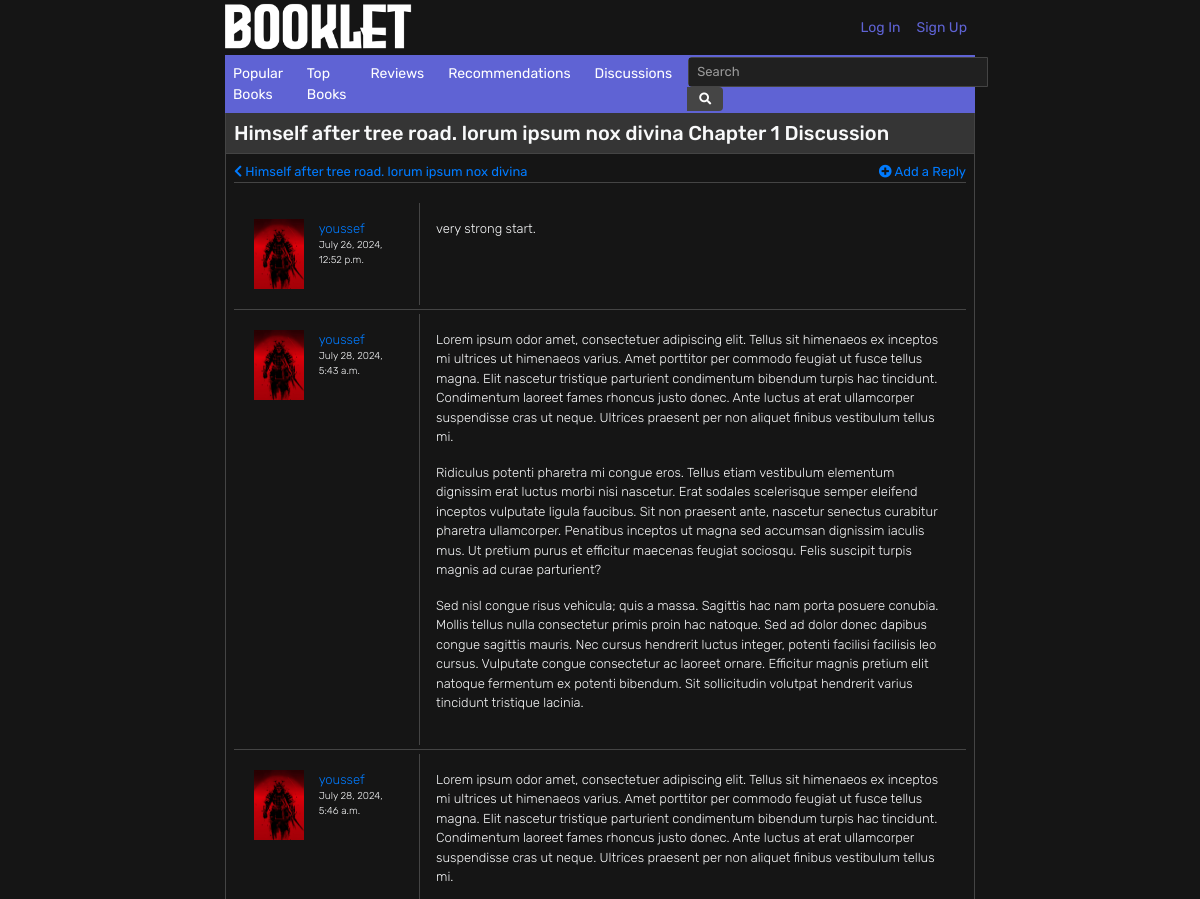
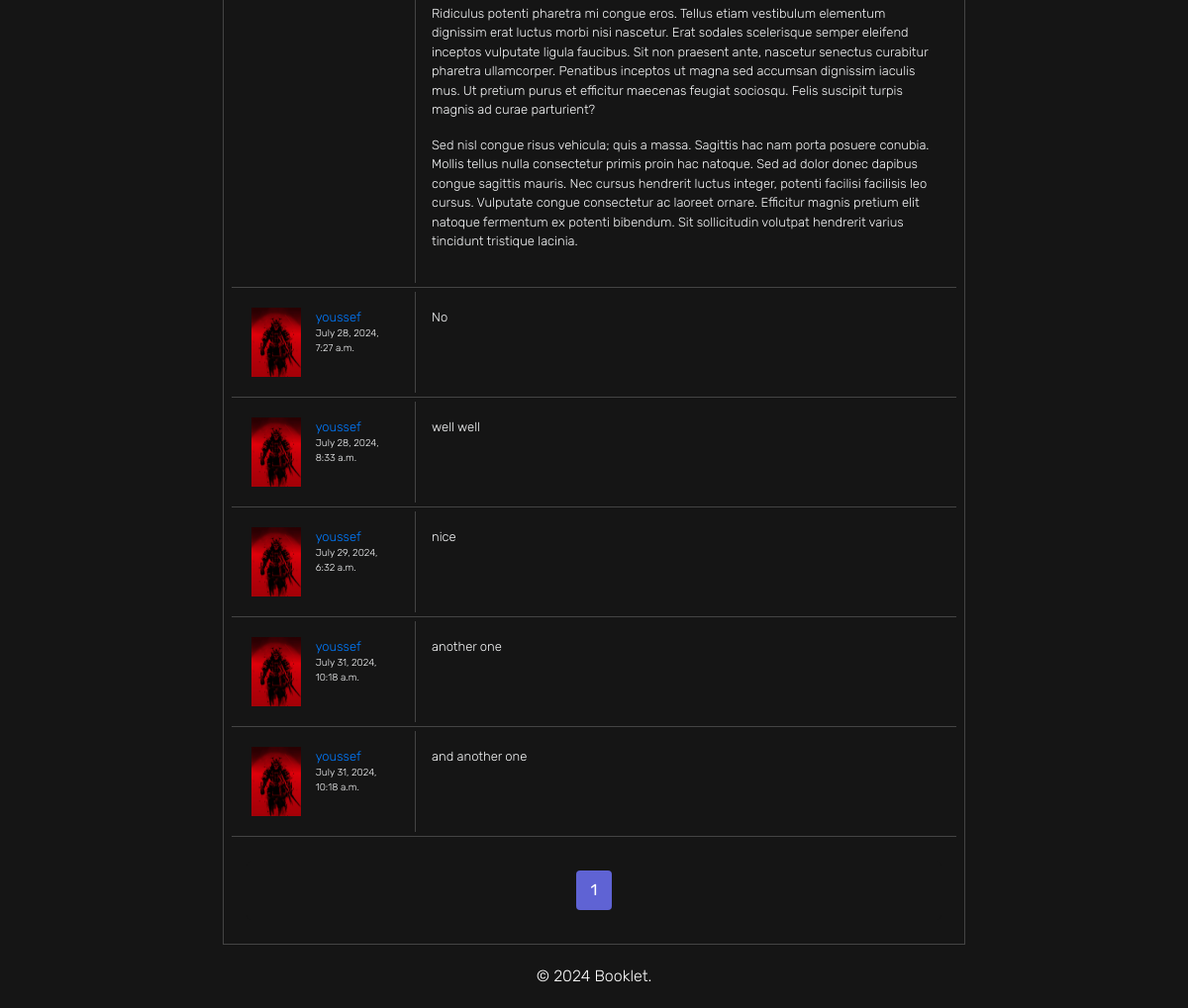
The page /book/23/discussion/2/ on the database its author committed (2 pictures, top to bottom).
### users/models.py (models this page shows, shortened)
class Discussion(models.Model):
    book = models.ForeignKey(Book,on_delete=models.CASCADE,related_name='book_discussion')
    user = models.ForeignKey(User,on_delete=models.CASCADE,related_name='user_discussion')
    title = models.CharField(max_length=300)
    discussion_type = models.IntegerField(choices=DISCUSSION_TYPES)
    created_date = models.DateTimeField(auto_now_add=True)
    modified_date = models.DateTimeField(auto_now=True)
    class Meta:
        verbose_name = "Discussion"
        verbose_name_plural = "Discussions"

class Reply(models.Model):
    discussion = models.ForeignKey(Discussion,on_delete=models.CASCADE,related_name='discussion_reply')
    user = models.ForeignKey(User,on_delete=models.CASCADE,related_name='user_reply')
    reply = models.TextField()
    created_date = models.DateTimeField(auto_now_add=True)
    modified_date = models.DateTimeField(auto_now=True)
    class Meta:
        verbose_name = "Reply"
        verbose_name_plural = "Replies"

class User(AbstractUser):
    pass
    username = models.CharField(max_length=300, unique=True)
    email = models.EmailField(max_length=300, unique=True)
    first_name = models.CharField(max_length=300, blank=True)
    last_name = models.CharField(max_length=300, blank=True)
    birthday = models.DateField(blank=True,null=True)
    image = models.ImageField(upload_to='users/',default='default.jpg')
    about = models.TextField(blank=True)
    created_date = models.DateTimeField(auto_now_add=True)
    modified_date = models.DateTimeField(auto_now=True)
    discussions = models.ManyToManyField(Book, through='Discussion', related_name='discussion')
    replies = models.ManyToManyField('Discussion', through='Reply', related_name='reply')
    reviews = models.ManyToManyField(Book, through='Review', related_name='review')
    recommendations = models.ManyToManyField(Book, through='Recommendation',through_fields=('user', 'book_original'), related_name='recommendation')
    ratings = models.ManyToManyField(Book, through='Rating', related_name='rating')

### books/models.py (models this page shows, shortened)
class Book(models.Model):
    title = models.CharField(max_length=300)
    alternative_titles = models.TextField(blank=True)
    volumes = models.IntegerField(blank=True)
    chapters = models.IntegerField(blank=True)
    status = models.IntegerField(choices=BOOK_STATUS,default=1)
    synopsis = models.TextField(blank=True)
    background = models.TextField(blank=True)
    cover = models.ImageField(upload_to='books/covers/',default='default_book.jpg')
    publishing_start_date = models.DateField(blank=True,null=True)
    publishing_end_date = models.DateField(blank=True,null=True)
    created_date = models.DateTimeField(auto_now_add=True)
    modified_date = models.DateTimeField(auto_now=True)
    relationships = models.ManyToManyField('self', through='Relationship', symmetrical=False)
    genres = models.ManyToManyField('Genre')

### users/views.py (the view, shortened to what this page needs)
# urls.py: path("book/<int:book_id>/discussion/<int:pk>/", BookDiscussionDetail.as_view(template_name='discussion_detail.html'), name="discussion-detail"),
class BookDiscussionDetail(DetailView):
    model = Discussion
    def get_context_data(self, **kwargs):
        context = super().get_context_data(**kwargs)
        discussion = self.get_object()
        replies = Reply.objects.filter(discussion=discussion)
        title = discussion.title
        if self.request.user.is_authenticated:
            form = ReplyForm()
        else:
            form = None
        paginator = Paginator(replies, 10)  # Show 10 replies per page
        page_number = self.request.GET.get('page')
        page_obj = paginator.get_page(page_number)
        context = {
            'discussion': discussion,
            'replies': page_obj,
            'title': title,
            'form': form,
        }
        return context

### users/templates/discussion_detail.html (shortened to what this page needs)
{% extends "books/base.html" %}
{% load crispy_forms_tags %}
{% block content %}
  <div class="container p-0">
    <div class="pl-2 pt-2 pb-2 border-bottom border-dark" style="background-color: #353535;">
      <h5 class="m-0">{{ discussion.title }}</h5>
  </div>
  <div class="d-flex border-bottom border-dark justify-content-between m-2">
    <a href="{% url 'book-detail' discussion.book.id %}" class="title-link" style="font-size: 13px;"><i class="fas fa-chevron-left"></i> {{ discussion.book.title }}</a>
    {% if user.is_authenticated %}
    <a href="#reply" class="title-link" style="font-size: 13px;"><i class="fas fa-plus-circle"></i> Add a Reply</a>
    {% else %}
    <a href="{% url 'login' %}" class="title-link" style="font-size: 13px;"><i class="fas fa-plus-circle"></i> Add a Reply</a>
    {% endif %}
  </div>
  <div class="container m-0 p-2">
    {% for reply in replies %}
    <div class="container row m-0 p-1 border-bottom border-dark">
      <div class="col-3 p-0 m-0 ">
          <div class="container p-3 ">
              <div class="row m-0 p-0">
                  <a href="{% url 'user-profile' discussion.user.id %}" class="title-link col-4 p-0 m-0"><img src="{{ reply.user.image.url }}" class="img-fluid" style="height: 70px; width: 70px; object-fit: cover;" alt="{{ reply.user.username }}"></a>
                  <div class="container col">
                  <a href="{% url 'user-profile' discussion.user.id %}" class="title-link"><p class="m-0 block-content text-truncate">{{ reply.user.username }}</p></a>
                  <p class="m-0 block-content" style="font-size: 10px;">{{ reply.created_date }}</p>
                  </div>
              </div>
          </div>
      </div>
      <div class="col p-3 border-left border-dark" style="font-size: 13px;">
        <p class="m-0">{{ reply.reply|linebreaks }}</p>
      </div>
    </div>
    {% endfor %}
<div class="container mt-4">
    <nav aria-label="Page navigation">
        <ul class="pagination justify-content-center">
            {% for num in replies.paginator.page_range %}
            {% if replies.number == num %}
            <li class="page-item active">
                <a class="page-link" href="?page={{ num }}">{{ num }}</a>
            </li>
            {% else %}
            <li class="page-item">
                <a class="page-link" href="?page={{ num }}">{{ num }}</a>
            </li>
            {% endif %}
            {% endfor %}
        </ul>
    </nav>
</div>
{% endblock content %}

### books/static/main.css (style rules this page uses)
html { height: 100%; min-height: 100%; scroll-behavior: smooth; }
body { font-family: "Rubik", sans-serif; font-optical-sizing: auto; font-weight: 400; font-style: normal; background-color: #151515; color: #f8f9fa; padding: 0 225px; height: 100%; min-height: 100%; }
p { font-weight: 300; }
.row { margin-left: -15px; margin-right: -15px; }
.border-dark { border-color: #444 !important; }
.block-content { font-size: 13px; font-weight: 300; margin-bottom: 0.35rem; }
.img-fluid { width: 100%; object-position: top; }
.pagination { background-color: #151515; padding: 10px; border-radius: 5px; }
.page-item { margin: 0 5px; }
.page-item a.page-link { background-color: #252525; color: #e0e0e0; border: none; padding: 10px 15px; border-radius: 5px; transition: background-color 0.3s ease; }
.page-item.active a.page-link { background-color: #5f63d4; color: #ffffff; }

### rows shown on the page
Discussion: title "Himself after tree road. lorum ipsum nox divina Chapter 1 Discussion", book "Himself after tree road. lorum ipsum nox divina"
Reply: user.image (picture), user.username "youssef", created_date "July 26, 2024, 12:52 p.m.", reply "very strong start."
Reply: user.image (picture), user.username "youssef", created_date "July 28, 2024, 5:43 a.m.", reply "Lorem ipsum odor amet, consectetuer adipiscing elit. Tellus sit himenaeos ex inceptos mi ultrices ut himenaeos varius. Amet porttitor per commodo feugiat ut fusce tellus magna. Elit nascetur tristique parturient condimentum bibendum turpis hac tincidunt. Condimentum laoreet fames rhoncus justo donec. Ante luctus at erat ullamcorper suspendisse cras ut neque. Ultrices praesent per non aliquet finibus vestibulum tellus mi. Ridiculus potenti pharetra mi congue eros. Tellus etiam vestibulum elementum dignissim erat luctus morbi nisi nascetur. Erat sodales scelerisque semper eleifend inceptos vulputate ligula faucibus. Sit non praesent ante, nascetur senectus curabitur pharetra ullamcorper.…"
Reply: user.image (picture), user.username "youssef", created_date "July 28, 2024, 5:46 a.m.", reply "Lorem ipsum odor amet, consectetuer adipiscing elit. Tellus sit himenaeos ex inceptos mi ultrices ut himenaeos varius. Amet porttitor per commodo feugiat ut fusce tellus magna. Elit nascetur tristique parturient condimentum bibendum turpis hac tincidunt. Condimentum laoreet fames rhoncus justo donec. Ante luctus at erat ullamcorper suspendisse cras ut neque. Ultrices praesent per non aliquet finibus vestibulum tellus mi. Ridiculus potenti pharetra mi congue eros. Tellus etiam vestibulum elementum dignissim erat luctus morbi nisi nascetur. Erat sodales scelerisque semper eleifend inceptos vulputate ligula faucibus. Sit non praesent ante, nascetur senectus curabitur pharetra ullamcorper.…"
Reply: user.image (picture), user.username "youssef", created_date "July 28, 2024, 7:27 a.m.", reply "No"
Reply: user.image (picture), user.username "youssef", created_date "July 28, 2024, 8:33 a.m.", reply "well well"
Reply: user.image (picture), user.username "youssef", created_date "July 29, 2024, 6:32 a.m.", reply "nice"
Reply: user.image (picture), user.username "youssef", created_date "July 31, 2024, 10:18 a.m.", reply "another one"
Reply: user.image (picture), user.username "youssef", created_date "July 31, 2024, 10:18 a.m.", reply "and another one"

### other values the page prints
{{ num }} "1"
